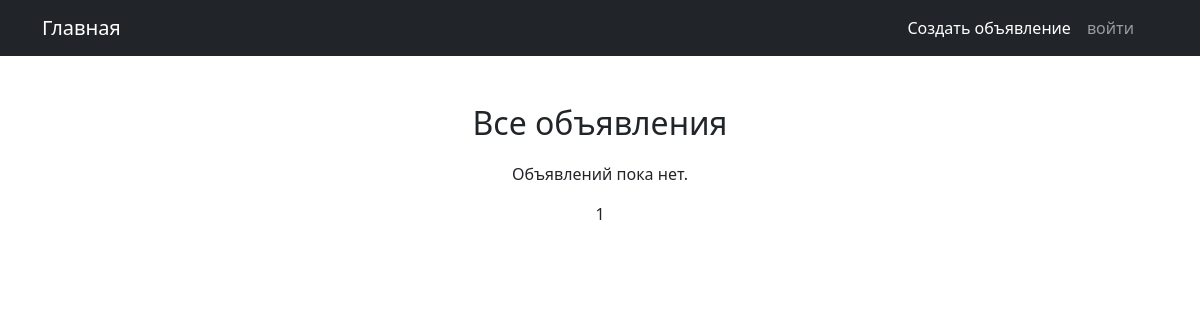
Before: /ad/ with the older database file.
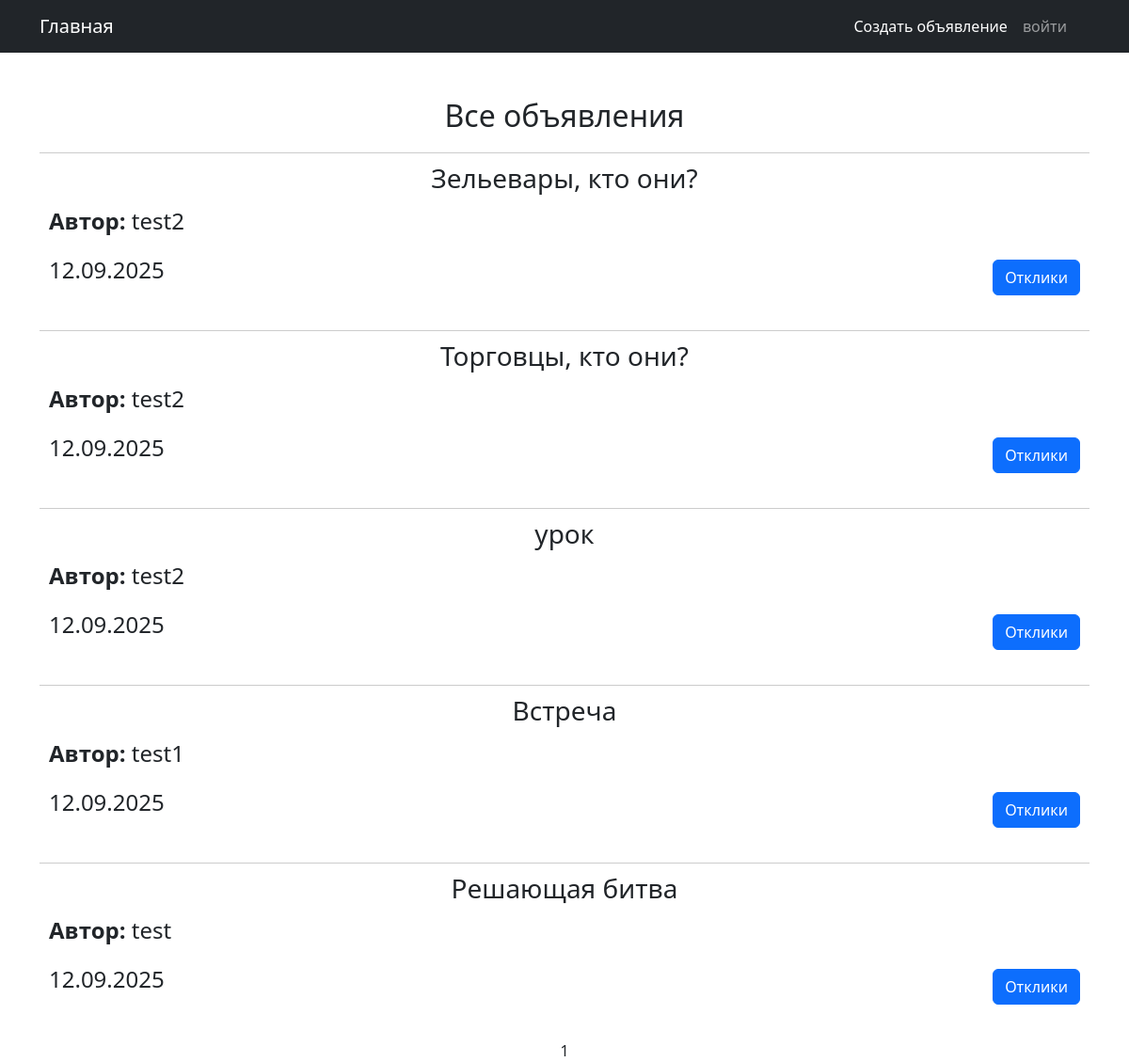
After: the same page with the newer database file.
### notice/models.py (models this page shows, shortened)
class Ad(models.Model):
    user = models.ForeignKey(User, on_delete=models.CASCADE)
    category = models.ForeignKey(Category, on_delete=models.CASCADE)
    heading = models.CharField(max_length=255, unique=True)
    text = RichTextUploadingField()
    time_in = models.DateTimeField(auto_now_add=True)
    class Meta:
        verbose_name = 'Объявление'
        verbose_name_plural = 'Объявления'

### notice/views.py (the view)
# urls.py: path('', Adlist.as_view(), name='ad_list'),
class Adlist(ListView):
    ordering = '-time_in'
    model = Ad
    context_object_name = 'ads'
    template_name = 'ad/ad_list.html'
    paginate_by = 5

### templates/ad/ad_list.html (shortened to what this page needs)
{% extends 'flatpages/default.html' %}
{% block content %}
<div style="margin-bottom: 20px;">
    <h2>Все объявления</h2>
</div>
{% for ad in ads %}
<div style="border-top: 1px solid #ccc; padding: 10px; margin-bottom: 20px;">
    <h3 style="margin-bottom: 10px;">{{ad.heading}}</h3>
    <div style="display: flex; align-items: flex-start;">
        <div style="flex: 1; margin-right: 10px;">
            <div style="display: flex; flex-direction: column; align-items: flex-start;">
                <p style="font-size: 1.5em;"><strong>Автор:</strong> {{ad.user}}</p>
            </div>
        </div>
        <div style="flex: 3;">
        </div>
    </div>
    <div style="display: flex; justify-content: space-between; align-items: center;">
        <p style="font-size: 1.5em;">{{ad.time_in|date:"d.m.Y"}}</p>
        <div>
            <a href="{% url 'ad_detail' pk=ad.id %}" class="btn btn-primary">Отклики</a>
        </div>
    </div>
</div>
{% empty %}
<p>Объявлений пока нет.</p>
{% endfor %}
{{ page_obj.number }}
{% endblock content %}

Changed rows visible on the page:
added Ad: heading "Зельевары, кто они?", user "test2", time_in "12.09.2025"
added Ad: heading "Торговцы, кто они?", user "test2", time_in "12.09.2025"
added Ad: heading "урок", user "test2", time_in "12.09.2025"
added Ad: heading "Встреча", user "test1", time_in "12.09.2025"
added Ad: heading "Решающая битва", user "test", time_in "12.09.2025"
Other visible differences:
text no longer shown: "Объявлений пока нет."
